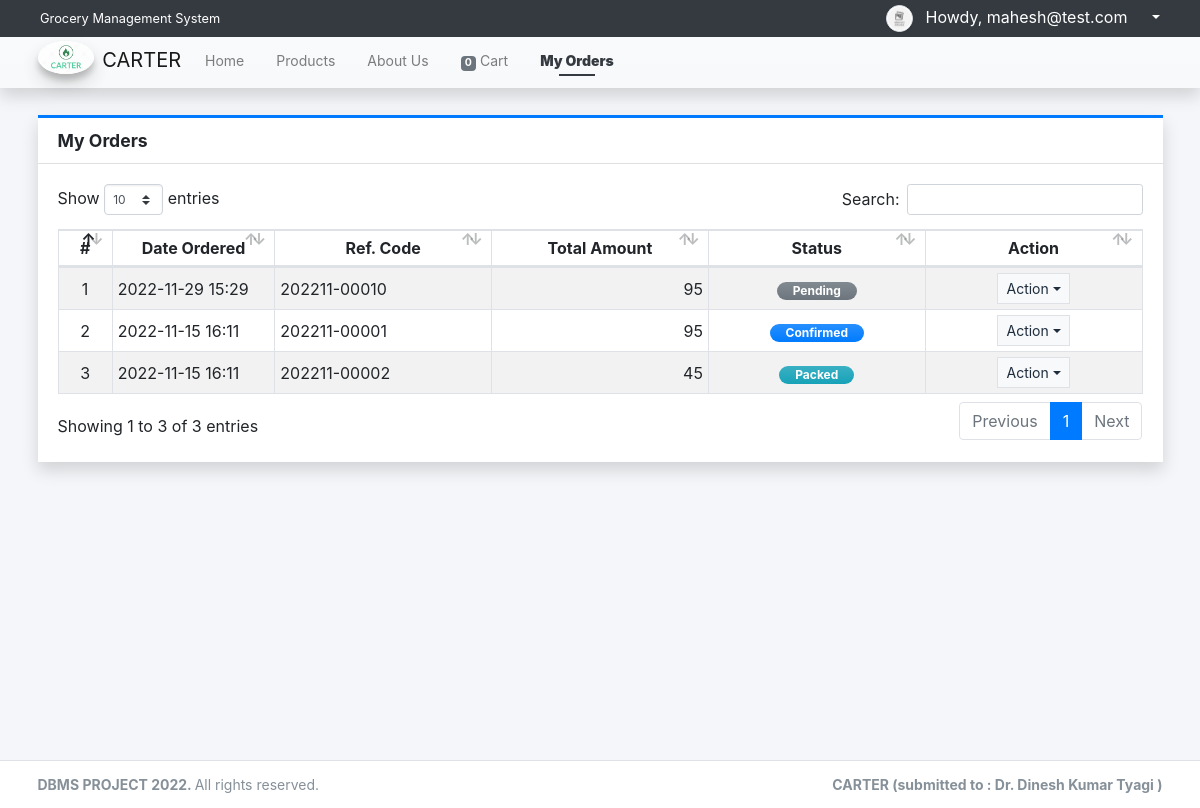
The app's page /?page=orders/my_orders (signed in) with its own data.
### tables this page shows
CREATE TABLE `order_list` (
  `id` int(30) NOT NULL,
  `code` varchar(100) NOT NULL,
  `client_id` int(30) NOT NULL,
  `vendor_id` int(30) NOT NULL,
  `total_amount` double NOT NULL DEFAULT 0,
  `delivery_address` text NOT NULL,
  `status` tinyint(1) NOT NULL DEFAULT 0,
  `date_created` datetime NOT NULL DEFAULT current_timestamp(),
  `date_updated` datetime DEFAULT NULL ON UPDATE current_timestamp()
);

### classes/DBConnection.php (called while the page is built, shortened)
<?php
class DBConnection{
    private $host = "localhost";
    private $username = "root";
    private $password = "";
    private $database = "carter";
    public $conn;
    public function __construct(){
        if (!isset($this->conn)) {
            $this->conn = new mysqli($this->host, $this->username, $this->password, $this->database);
        }
    }
}
?>

### classes/SystemSettings.php (called while the page is built, shortened)
<?php
class SystemSettings extends DBConnection{
	function userdata($field = ''){
		if(!empty($field)){
			if(isset($_SESSION['userdata'][$field]))
				return $_SESSION['userdata'][$field];
			else
				return null;
		}else{
			return false;
		}
	}
}
$_settings = new SystemSettings();
?>

### config.php (called while the page is built, shortened)
<?php
require_once('classes/DBConnection.php');
require_once('classes/SystemSettings.php');
function format_num($number = 0, $max_decimal = ''){
    if(is_numeric($number)){
        $ex = explode('.',$number);
        $dec = isset($ex[1]) ? strlen($ex[1]) : 0;
        if(empty($max_decimal) || (is_numeric($max_decimal) && $max_decimal >= $dec)){
            return number_format($number,$dec);
        }else{
            if(is_numeric($max_decimal))
                return number_format($number,$max_decimal);
            else
                return "Invalid Maximum Decimal";
        }
    }else{
        return "Invalid Number";
    }
}
?>

### orders/my_orders.php (the view, shortened to what this page needs)
<div class="content py-3">
    <div class="card card-outline card-primary rounded-0 shadow">
        <div class="card-header">
            <h5 class="card-title"><b>My Orders</b></h5>
        </div>
        <div class="card-body">
            <div class="w-100 overflow-auto">
            <table class="table table-bordered table-striped">
                <colgroup>
                    <col width="5%">
                    <col width="15%">
                    <col width="20%">
                    <col width="20%">
                    <col width="20%">
                    <col width="20%">
                </colgroup>
                <thead>
                    <tr>
                        <th class="p1 text-center">#</th>
                        <th class="p1 text-center">Date Ordered</th>
                        <th class="p1 text-center">Ref. Code</th>
                        <th class="p1 text-center">Total Amount</th>
                        <th class="p1 text-center">Status</th>
                        <th class="p1 text-center">Action</th>
                    </tr>
                </thead>
                <tbody>
                    <?php
                    $i = 1;
                    $orders = $conn->query("SELECT * FROM `order_list` where client_id = '{$_settings->userdata('id')}' order by `status` asc,unix_timestamp(date_created) desc ");
                    while($row = $orders->fetch_assoc()):
                    ?>
                    <tr>
                        <td class="px-2 py-1 align-middle text-center"><?= $i++; ?></td>
                        <td class="px-2 py-1 align-middle"><?= date("Y-m-d H:i", strtotime($row['date_created'])) ?></td>
                        <td class="px-2 py-1 align-middle"><?= $row['code'] ?></td>
                        <td class="px-2 py-1 align-middle text-right"><?= format_num($row['total_amount']) ?></td>
                        <td class="px-2 py-1 align-middle text-center">
                            <?php
                                switch($row['status']){
                                    case 0:
                                        echo '<span class="badge badge-secondary bg-gradient-secondary px-3 rounded-pill">Pending</span>';
                                        break;
                                    case 1:
                                        echo '<span class="badge badge-primary bg-gradient-primary px-3 rounded-pill">Confirmed</span>';
                                        break;
                                    case 2:
                                        echo '<span class="badge badge-info bg-gradient-info px-3 rounded-pill">Packed</span>';
                                        break;
                                }
                            ?>
                        </td>
                        <td class="px-2 py-1 align-middle text-center">
                            <button type="button" class="btn btn-flat border btn-light btn-sm dropdown-toggle dropdown-icon" data-toggle="dropdown">
                                Action
                            </button>
                        </td>
                    </tr>
                    <?php endwhile; ?>
                </tbody>
            </table>
            </div>
        </div>
    </div>
</div>

### records on screen
order_list: date_created "2022-11-29 15:29", code "202211-00010", total_amount "95", status "Pending"
order_list: date_created "2022-11-15 16:11", code "202211-00001", total_amount "95", status "Confirmed"
order_list: date_created "2022-11-15 16:11", code "202211-00002", total_amount "45", status "Packed"

### other values on screen
$_settings->info('name') "Grocery Management System"
$_settings->userdata('email') "mahesh@test.com"
$_settings->info('short_name') "CARTER"
format_num($cart_count) "0"
